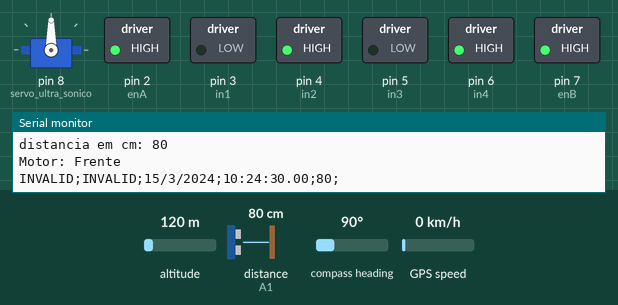
The sketch below on a simulated Arduino Uno, built with avr-gcc and run on an emulated ATmega328P. Parts: servo, switched loads named in the sketch (green lamp = pin HIGH), the last lines printed to the serial monitor. Inputs (shaded band) come from the test bench; at power-on: distance to the obstacle (sensor on A1) 80 cm, altitude 120 m, compass heading 90°, GPS speed 0 km/h. The echo pulse lasts 58.3 µs per cm; the GPS gets a fix after 3 s at 37.7749, -122.4194 with 8 satellites.

Above: at 1.3 s.
1.4 s: distance to the obstacle (sensor on A1) set to 41 cm
2.9 s: distance to the obstacle (sensor on A1) set to 34 cm
At 4.2 s:
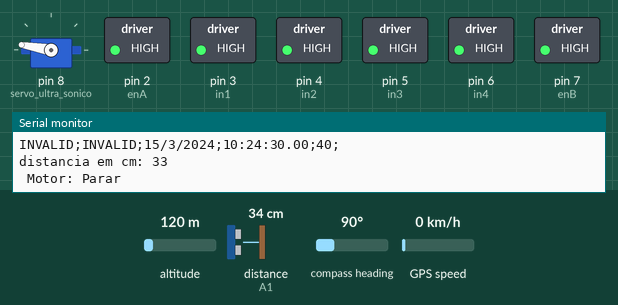
5.9 s: distance to the obstacle (sensor on A1) set to 60 cm
At 7.2 s:
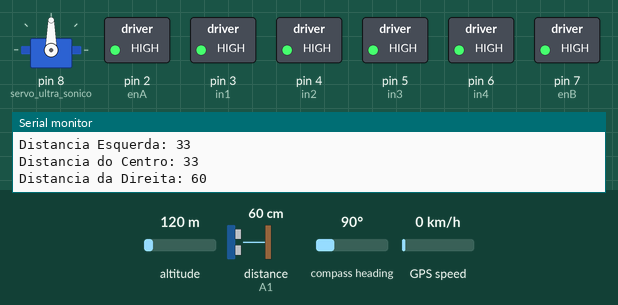
8.9 s: distance to the obstacle (sensor on A1) set to 2 cm
At 11.7 s:
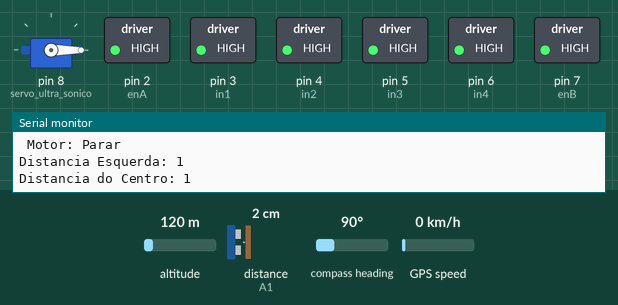
11.9 s: distance to the obstacle (sensor on A1) set to 120 cm
At 13.47 s:
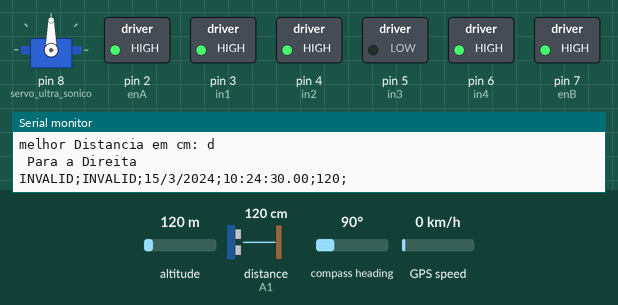
Timing chart, 0 to 15.2 s (numbered marks = the images above; inputs shaded):
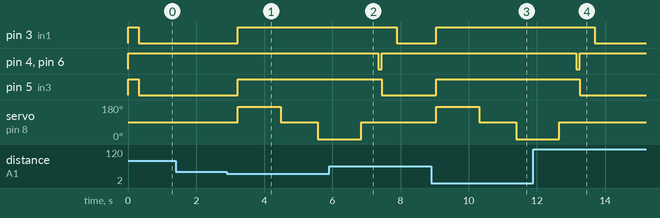

The sketch:

CarinhoVFinal.ino
```cpp
//@Autor: Ednilson Brito Lopes
#include <Servo.h>  //Inclui a biblioteca de manipulação de servos
#include <TinyGPS++.h>
#include <NeoSWSerial.h>
//Carrega a biblioteca do sensor ultrassonico
#include <Ultrasonic.h>

//Definindo os pinos
#define trigPin A0 //Pino TRIG do sensor no pino analógico A0
#define echoPin A1 //Pino ECHO do sensor no pino analógico A1
#define enA 2 //Pino que mantem a velocidade do motorA
#define in1 3 //Pino do motor A
#define in2 4 //Pino do motor A
#define in3 5 //Pino do motor B
#define in4 6 //Pino do motor B
#define enB 7 //Pino que mantem a velocidade do motorB

//Pinos utilizados para conexao do modulo GPS
static const int RXPin = 9, TXPin = 10;

//Objeto TinyGPS++
TinyGPSPlus gps;

//Conexao serial do modulo GPS
NeoSWSerial Serial_GPS(RXPin, TXPin);

//Inicializa o sensor nos pinos definidos acima
Ultrasonic ultrasonic(trigPin, echoPin);

int tempoGirar = 1;//esse é o tempo para o robô girar em 45º com uma bateria de 9v.
int distanciaObstaculo = 37; //distância para o robô parar e recalcular o melhor caminho
int velocidadeMotores = 130; // velocidade que os motores funcionarão na bateria 9v. Para a bateria 9v a velocidade 80 é ideal

Servo servo_ultra_sonico; // nomeando o servo motor
//variáveis  para o sensor ultrassonico
long duracao;
long distancia_cm = 0;
int minimumRange = 5; //tempo de resposta do sensor
int maximumRange = 200;

boolean isIdentificado = false;

void setup() {
  Serial.begin(9600); // inicializa a comunicação serial para mostrar dados
  //Baud rate Modulo GPS
  Serial_GPS.begin(9600);
  servo_ultra_sonico.attach(8);  // Define o mini servo motor ligado no pino digital 8.
  //pinMode(trigPin, OUTPUT); //define o pino TRIG como saída
  //pinMode(echoPin, INPUT);  //define o pino ECHO como entrada
  pinMode(in1, OUTPUT);
  pinMode(in2, OUTPUT);
  pinMode(in3, OUTPUT);
  pinMode(in4, OUTPUT);
  pinMode(enA, OUTPUT);
  pinMode(enB, OUTPUT);
  analogWrite(enA, velocidadeMotores); //Define a velocidade dos motores
  analogWrite(enB, velocidadeMotores);
  servo_ultra_sonico.write(90);   // O servo do sensor se inicia a 90 graus (meio)
  //Inicia Motor A parado
  digitalWrite(in1, HIGH);
  digitalWrite(in2, HIGH);
  //Inicia Motor B parado
  digitalWrite(in3, HIGH);
  digitalWrite(in4, HIGH);

}

void loop() {
  while (!isIdentificado) {
    buscaSinalGPS();
    if (millis() > 2000 && gps.charsProcessed() < 10)
    {
      Serial.println(F("No GPS detected: check wiring."));
      isIdentificado = true;
    }
  }
  pensar(); //inicia a função pensar
}

// Função para chamar outras funções e definir o que o robô fará
void pensar() {
  displayInfo();
  reposicionaServoSonar(); //Coloca o servo para olhar a frente
  int distancia = lerSonar(); // Ler o sensor de distância
  Serial.print("distancia em cm: ");
  Serial.println(distancia);   // Exibe no serial monitor
  if (distancia > distanciaObstaculo) {  // Se a distância for maior que 20 cm
    rotacao_Frente(); //robô anda para frente
  } else {
    rotacao_Parado();  //para o robô
    posicionaCarroMelhorCaminho(); //calcula o melhor caminho
    pensar();
  }
}

// Função que faz o robô virar à direita, http://loja.seurobo.com.br/
void rotacao_Direita()
{
  delay(100);
  // O robô dá uma ré para não colidir ao girar
  //Gira o Motor A no sentido horario
  digitalWrite(in1, HIGH);
  digitalWrite(in2, LOW);
  //Gira o Motor B no sentido horario
  digitalWrite(in3, HIGH);
  digitalWrite(in4, LOW);
  delay(100);
  Serial.println(" Para a Direita ");
  //Motor A parado
  digitalWrite(in1, HIGH);
  digitalWrite(in2, HIGH);
  //Gira o Motor B no sentido anti-horario
  digitalWrite(in3, LOW);
  digitalWrite(in4, HIGH);
  delay(tempoGirar);
}

// Função que faz o robô virar à esquerda
void rotacao_Esquerda()
{
  delay(100);
  // O robô dá uma ré para não colidir ao girar
  //Gira o Motor A no sentido horario
  digitalWrite(in1, HIGH);
  digitalWrite(in2, LOW);
  //Gira o Motor B no sentido horario
  digitalWrite(in3, HIGH);
  digitalWrite(in4, LOW);
  delay(100);
  Serial.println(" Para a esquerda ");
  //Gira o Motor A no sentido anti-horario
  digitalWrite(in1, LOW);
  digitalWrite(in2, HIGH);
  //Motor B Parado
  digitalWrite(in3, HIGH);
  digitalWrite(in4, HIGH);
  delay(tempoGirar);
}

// Função para fazer o robô andar para frente
void rotacao_Frente()
{
  Serial.println("Motor: Frente ");
  //Gira o Motor A no sentido anti-horario
  digitalWrite(in1, LOW);
  digitalWrite(in2, HIGH);
  //Gira o Motor B no sentido anti-horario
  digitalWrite(in3, LOW);
  digitalWrite(in4, HIGH);
  delay(50);
}

// Função para fazer o carro parar
void rotacao_Parado()
{
  Serial.println(" Motor: Parar ");
  digitalWrite(in1, HIGH);
  digitalWrite(in2, HIGH);
  digitalWrite(in3, HIGH);
  digitalWrite(in4, HIGH);
}

// Função que faz o robô andar para trás e emite som quando ele dá ré
void rotacao_Re()
{
  Serial.println("Motor: ré ");
  for (int i = 0; i <= 3; i++) {
    delay(100);
    //Gira o Motor A no sentido horario
    digitalWrite(in1, HIGH);
    digitalWrite(in2, LOW);
    //Gira o Motor B no sentido horario
    digitalWrite(in3, HIGH);
    digitalWrite(in4, LOW);
    delay(200);
  }
  rotacao_Parado();
}

// Função para colocar o carrinho na melhor distância, isto é, girá-lo para a melhor distância
void posicionaCarroMelhorCaminho() {
  char melhorDist = calculaMelhorDistancia();
  Serial.print("melhor Distancia em cm: ");
  Serial.println(melhorDist);
  if (melhorDist == 'c') {
    pensar();
  } else if (melhorDist == 'd') {
    rotacao_Direita();
  } else if (melhorDist == 'e') {
    rotacao_Esquerda();
  } else {
    rotacao_Re();
  }
  reposicionaServoSonar();
}

// Função para captar as distâncias lidas e calcular a melhor distância. Acesse: Seu Robô http://seurobo.com.br/
char calculaMelhorDistancia() {
  int esquerda = calcularDistanciaEsquerda();
  int centro = calcularDistanciaCentro();
  int direita = calcularDistanciaDireita();
  reposicionaServoSonar();
  int maiorDistancia = 0;
  char melhorDistancia = '0';

  if (centro > direita && centro > esquerda) {
    melhorDistancia = 'c';
    maiorDistancia = centro;
  } else if (direita > centro && direita > esquerda) {
    melhorDistancia = 'd';
    maiorDistancia = direita;
  } else if (esquerda > centro && esquerda > direita) {
    melhorDistancia = 'e';
    maiorDistancia = esquerda;
  }
  if (maiorDistancia <= distanciaObstaculo) { //distância limite para parar o robô
    rotacao_Re();
    posicionaCarroMelhorCaminho();
  }
  reposicionaServoSonar();
  return melhorDistancia;
}

// Função para calcular a distância da direita
int calcularDistanciaDireita() {
  servo_ultra_sonico.write(0);
  delay(200);
  int leituraDoSonar = lerSonar();
  delay(500);
  leituraDoSonar = lerSonar();
  delay(500);
  Serial.print("Distancia da Direita: ");
  Serial.println(leituraDoSonar);
  return leituraDoSonar;
}

// Função para calcular a distância do centro
int calcularDistanciaCentro() {
  servo_ultra_sonico.write(90);
  delay(20);
  int leituraDoSonar = lerSonar();  // Ler sensor de distância
  delay(500);
  leituraDoSonar = lerSonar();
  delay(500);
  Serial.print("Distancia do Centro: "); // Exibe no serial
  Serial.println(leituraDoSonar);
  return leituraDoSonar;       // Retorna a distância
}

// Função para calcular a distância da esquerda
int calcularDistanciaEsquerda() {
  servo_ultra_sonico.write(170);
  delay(200);
  int leituraDoSonar = lerSonar();
  delay(500);
  leituraDoSonar = lerSonar();
  delay(500);
  Serial.print("Distancia Esquerda: ");
  Serial.println(leituraDoSonar);
  return leituraDoSonar;
}

// Função para ler e calcular a distância do sensor ultrassônico
int lerSonar() {
  //digitalWrite(trigPin, LOW); //não envia som
  //delayMicroseconds(2);
  //digitalWrite(trigPin, HIGH); //envia som
  //delayMicroseconds(10);
  //digitalWrite(trigPin, LOW); //não envia o som e espera o retorno do som enviado
  //duracao = pulseIn(echoPin, HIGH); //Captura a duração em tempo do retorno do som.
  //distancia_cm = duracao / 56; //Calcula a distância
  long microsec = ultrasonic.timing();
  distancia_cm = ultrasonic.convert(microsec, Ultrasonic::CM);
  delay(30);
  return distancia_cm;             // Retorna a distância
}

// Função para deixar o sensor "olho" do robô no centro
void reposicionaServoSonar() {
  servo_ultra_sonico.write(90);
  delay(200);
}

void buscaSinalGPS() {
  //Conexao com modulo GPS
  while (Serial_GPS.available() > 0)
    if (gps.encode(Serial_GPS.read()))
      displayInfo();

  if (millis() > 5000 && gps.charsProcessed() < 10)
  {
    Serial.println(F("No GPS detected: check wiring."));
    //while (true);
  }

  //delay(1000);
}

void displayInfo()
{

  if (gps.location.isValid())
  {
    Serial.print(gps.location.lat(), 6); //latitude
    Serial.print(";");
    Serial.print(gps.location.lng(), 6); //longitude
    Serial.print(";");
    isIdentificado = true;
  }
  else
  {
    isIdentificado = false;
    Serial.print("INVALID"); //latitude
    Serial.print(";");
    Serial.print("INVALID"); //longitude
    Serial.print(";");
  }

  if (gps.date.isValid())
  {
    Serial.print(gps.date.day()); //dia
    Serial.print("/");
    Serial.print(gps.date.month()); //mes
    Serial.print("/");
    Serial.print(gps.date.year()); //ano
    Serial.print(";");
    isIdentificado = true;
  }
  else
  {
    isIdentificado = false;
    Serial.print("INVALID");
    Serial.print(";");
  }

  if (gps.time.isValid())
  {
    if (gps.time.hour() < 10) Serial.print("0");
    Serial.print(gps.time.hour()); //hora
    Serial.print(":");
    if (gps.time.minute() < 10) Serial.print("0");
    Serial.print(gps.time.minute()); //minuto
    Serial.print(":");
    if (gps.time.second() < 10) Serial.print("0");
    Serial.print(gps.time.second()); //segundo
    Serial.print(".");
    if (gps.time.centisecond() < 10) Serial.print("0");
    Serial.print(gps.time.centisecond());
    Serial.print(";");
    isIdentificado = true;
  }
  else
  {
    isIdentificado = false;
    Serial.print("INVALID");
    Serial.print(";");
  }
  Serial.print(distancia_cm);
  Serial.print(";");
  Serial.println();
}
```

Measured:
- the behaviour switches between 39 and 38 cm on distance to the obstacle (sensor on A1) (found by bisection; images 0 and 1)
- after the input at 2.9 s, pin 3 (in1), pin 5 (in3): LOW → HIGH after 0.32 s; servo on pin 8 (servo_ultra_sonico): 90° → 170° after 0.32 s, → 90° 1.3 s later, → 0° 1.1 s later
- after the input at 5.9 s, pin 3 (in1): HIGH → LOW after 2.0 s; pin 5 (in3): HIGH → LOW after 1.5 s; servo on pin 8 (servo_ultra_sonico): goes on until 6.8 s, then stays 90°
- after the input at 8.9 s, pin 3 (in1), pin 5 (in3): LOW → HIGH after 0.14 s; servo on pin 8 (servo_ultra_sonico): 90° → 170° after 0.14 s, → 90° 1.3 s later, → 0° 1.1 s later
- after the input at 11.9 s, pin 3 (in1): HIGH → LOW after 1.8 s; pin 5 (in3): HIGH → LOW after 1.4 s; servo on pin 8 (servo_ultra_sonico): goes on until 12.7 s, then stays 90°
